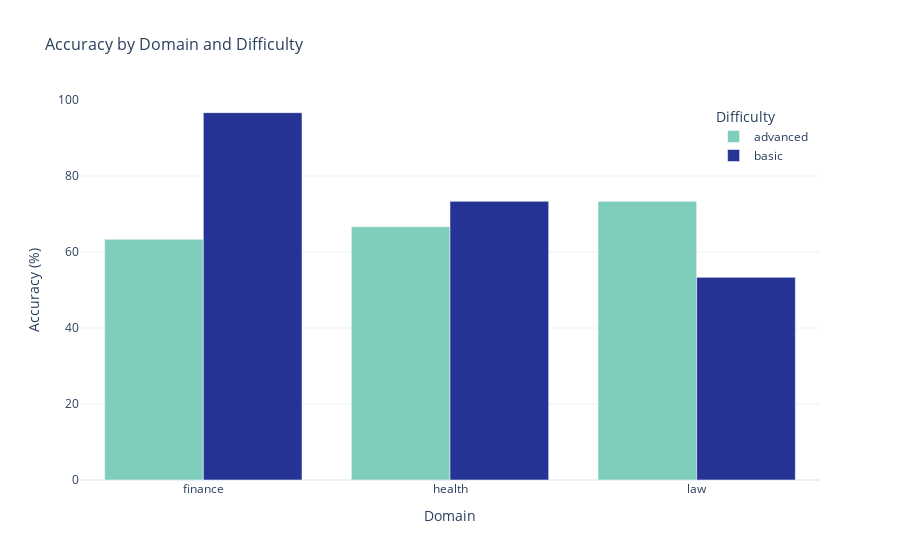

The notebook cell this image was saved under:
### Code cell
# Calculate accuracy for each domain and difficulty
accuracy_domain = (
    df[["domain", "difficulty", "is_correct"]].groupby(["domain", "difficulty"]).sum()
)
accuracy_domain["total"] = (
    df[["domain", "difficulty", "is_correct"]].groupby(["domain", "difficulty"]).count()
)
accuracy_domain["accuracy"] = (
    accuracy_domain["is_correct"] / accuracy_domain["total"]
) * 100

# Reset index to make domain and difficulty available as columns
accuracy_reset = accuracy_domain.reset_index()

fig = px.bar(
    accuracy_reset,
    x="domain",
    y="accuracy",
    color="difficulty",
    barmode="group",
    title="Accuracy by Domain and Difficulty",
    color_discrete_sequence=COLORS["difficulty"],
)

fig.update_layout(
    xaxis_title="Domain",
    yaxis_title="Accuracy (%)",
    yaxis_range=[0, 100],
    legend_title="Difficulty",
    legend=dict(orientation="v", yanchor="top", y=0.99, xanchor="right", x=0.99),
    font=dict(size=12),
    title_font_size=16,
)

fig.show()

### Figure 1 — Plotly figure (JSON) as saved in the notebook; plotly's stock layout.template omitted (floating-point values rounded to 4 significant figures)
{"data": [{"alignmentgroup": "True", "hovertemplate": "difficulty=advanced<br>domain=%{x}<br>accuracy=%{y}<extra></extra>", "legendgroup": "advanced", "marker": {"color": "#7fcdbb", "pattern": {"shape": ""}}, "name": "advanced", "offsetgroup": "advanced", "orientation": "v", "showlegend": true, "textposition": "auto", "type": "bar", "x": ["finance", "health", "law"], "xaxis": "x", "y": [63.33, 66.67, 73.33], "yaxis": "y"}, {"alignmentgroup": "True", "hovertemplate": "difficulty=basic<br>domain=%{x}<br>accuracy=%{y}<extra></extra>", "legendgroup": "basic", "marker": {"color": "#253494", "pattern": {"shape": ""}}, "name": "basic", "offsetgroup": "basic", "orientation": "v", "showlegend": true, "textposition": "auto", "type": "bar", "x": ["finance", "health", "law"], "xaxis": "x", "y": [96.67, 73.33, 53.33], "yaxis": "y"}], "layout": {"barmode": "group", "font": {"size": 12}, "legend": {"orientation": "v", "title": {"text": "Difficulty"}, "tracegroupgap": 0, "x": 0.99, "xanchor": "right", "y": 0.99, "yanchor": "top"}, "title": {"font": {"size": 16}, "text": "Accuracy by Domain and Difficulty"}, "xaxis": {"anchor": "y", "domain": [0, 1], "title": {"text": "Domain"}}, "yaxis": {"anchor": "x", "domain": [0, 1], "range": [0, 100], "title": {"text": "Accuracy (%)"}}}}
